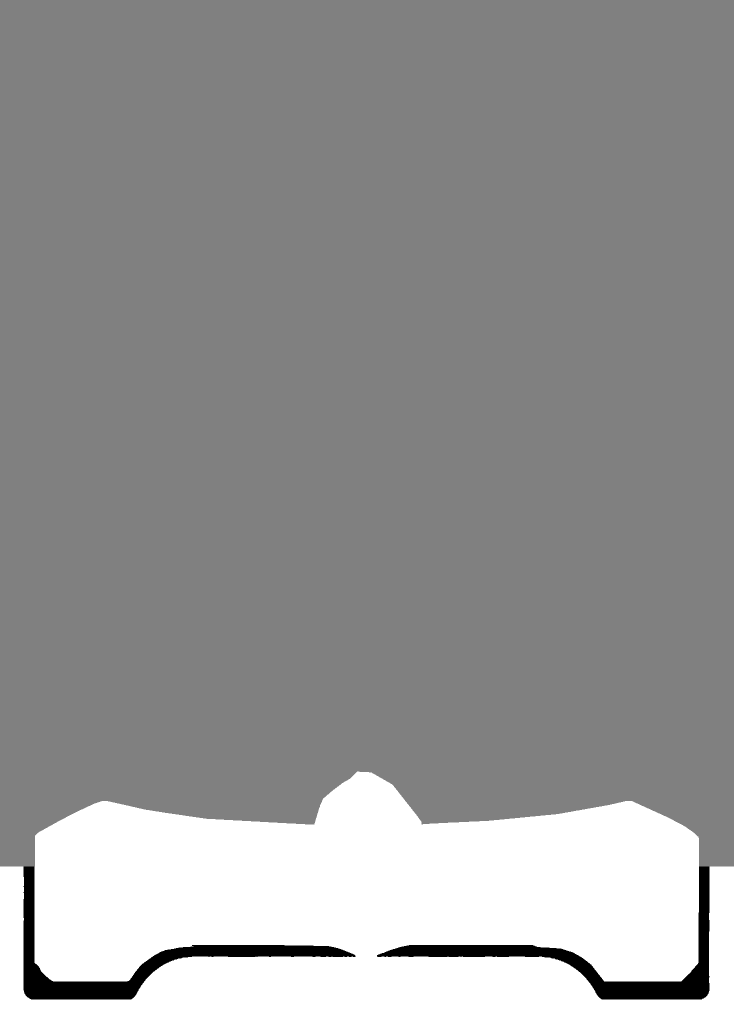
#> input picture frames/ElestralsFullArt.png, 1468 x 2048 px (shown at 1/2 size)
$ python -i elestrals_mask.py   (imports and definitions only)   (older library calls are emulated)
#> lines starting #> are read from the running program, lines starting #| are printed output that depends on the picture; after the words box and inside, x2 and y2 are one past the last pixel; in counts of white or black regions, pixels touching at a corner belong together
#> further down, picture is the input picture: shape (2048, 1468, 3); min 0, max 255, mean 149.6
#!/usr/bin/env python3
"""No-foil mask for a whole card picture with text and a frame printed over the art (Elestrals
full arts; made on one card, Aeolus BS1-097, 1468 x 2048). The matte models fail on such a card
as it is: the text block reads as foreground. So the card is taken apart first:

  1. text and black border by colour rules, no model (`frame_masks`);
  2. the text is painted out of the picture (inpaint) and the picture is regraded (`VARIANTS`);
  3. the rembg models matte the character on that (`RECIPE`), and the parts are joined;
  4. OpenCV matches the bottom frame on this card, including its one, two or three rune
     stones. The detected frame and black credits band are no foil; surrounding art is foil.

Output: 8-bit grey, white = no foil (text, border, bar, character), black = foil.

Usage: elestrals_mask.py frame <card.png> [--out DIR]   steps 1 and 4 only, with overlays; no model, fast
       elestrals_mask.py sweep <card.png> [--out DIR]   every variant x every model, one sheet per model
       elestrals_mask.py build <card.png> [--out DIR]   the mask, with RECIPE
       elestrals_mask.py fixed <card.png>               export the detected layout to FIXED

sweep and build run the segmentation models on the CPU; birefnet-general takes about 10 GB of RAM.
The models are downloaded to ~/.u2net on first use.
"""
import argparse
import gc
import os
import json

import cv2
import numpy as np
from PIL import Image, ImageDraw
from scipy import ndimage as ndi

ROOT = os.path.dirname(os.path.abspath(__file__))
SWEEP_MODELS = ["isnet-anime", "isnet-general-use", "u2net", "birefnet-general-lite",
                "birefnet-general", "birefnet-portrait", "birefnet-massive"]
# (variant, model, threshold) triples whose mattes are joined; chosen from the sweep sheets.
# Aeolus, 2026-10-12, 14 variants x 7 models: the full birefnet-general on the card without its
# text has the whole figure, legs behind the rules text included. Gamma, saturation and contrast
# move its matte by 1 to 2%; a median blur makes every model worse. birefnet-general-lite and
# -massive lose the legs under the text, isnet-anime half the cape, birefnet-portrait everything.
RECIPE = [("notext", "birefnet-general", 128)]

# The fixed mask of the layout: 255 no foil, 0 foil, 128 = not fixed, decided per card.
FIXED = os.path.join(ROOT, "frames", "ElestralsFullArt.png")
# The bottom bar with its gem, white on black: traced by hand by klappec on Aeolus (2026-10-12).
BAR = os.path.join(ROOT, "frames", "ElestralsBarTrace.png")


# [199 lines left out: functions detected_frame, refine_frame_boundary, detected_layout, stat_bar_top, footer_mask, not called in this run]


def card_perimeter(shape):
    """Physical outer margin only; do not flood from it into dark artwork."""
    h, w = shape
    margin = max(1, round(w * .033))
    edge = np.zeros((h, w), bool)
    edge[:margin] = edge[-margin:] = True
    edge[:, :margin] = edge[:, -margin:] = True
    return edge


def disc(r):
    return cv2.getStructuringElement(cv2.MORPH_ELLIPSE, (2 * r + 1, 2 * r + 1))


def grow(mask, r):
    return cv2.dilate(mask.astype(np.uint8), disc(r)).astype(bool)


# [4 lines left out: function fixed_mask, not called in this run]


def title_mask(rgb):
    """Bright, outlined card names in the full-art title band, including their outline.

    Detect individual outlined glyphs rather than protecting a solid rectangle:
    the artwork between letters and inside their counters stays available for foil.
    Coordinates and sizes follow the original 1468 x 2048 full-art layout.
    """
    h, w = rgb.shape[:2]
    scale = w / 1468
    r, g, b = np.moveaxis(rgb.astype(float), -1, 0)
    band = np.zeros((h, w), bool)
    band[round(h * .045):round(h * .125), round(w * .10):round(w * .90)] = True
    bright = band & ((.299 * r + .587 * g + .114 * b) > 120) & (rgb.max(2) > 170)
    # Dark red strokes are not neutral black and were missed by frame_masks.
    outline = ((.299 * r + .587 * g + .114 * b) < 130) | ((r > g * 1.35) & (r > b * 1.25) & (g < 140))
    fill = np.zeros((h, w), bool)
    candidates = [bright, bright & ((.299 * r + .587 * g + .114 * b) > 150),
                  band & (r > 190) & (g > 170) & (r - b > 25) & (g - b > 15),
                  band & ndi.binary_fill_holes(cv2.morphologyEx(outline.astype(np.uint8), cv2.MORPH_CLOSE, disc(2))) & ~outline]
    accepted = []
    for candidate in candidates:
        lab, n = ndi.label(candidate)
        radius = max(1, round(5 * scale))
        for label, bounds in enumerate(ndi.find_objects(lab), 1):
            if bounds is None:
                continue
            ys, xs = bounds
            height, width = ys.stop - ys.start, xs.stop - xs.start
            if not (35 * scale <= height <= 130 * scale and 5 * scale <= width <= 150 * scale
                    and width <= height * 2.8 and .09 * h <= ys.stop <= .12 * h
                    and ys.start >= .058 * h
                    and .078 * h <= (ys.start + ys.stop) / 2 <= .102 * h):
                continue
            ys = slice(max(0, ys.start - radius), min(h, ys.stop + radius))
            xs = slice(max(0, xs.start - radius), min(w, xs.stop + radius))
            glyph = lab[ys, xs] == label
            rim = grow(glyph, radius) & ~glyph
            if glyph.sum() < 65 * scale ** 2 or outline[ys, xs][rim].mean() < .45:
                continue
            accepted.append((xs.start, xs.stop, ys.start, ys.stop, lab, label))
    # A title is a row of neighboring glyphs. Discard isolated stars/props in
    # the title band rather than extending the protection to nearby artwork.
    accepted.sort(key=lambda item: item[0])
    groups = []
    for item in accepted:
        if not groups or item[0] - max(x[1] for x in groups[-1]) > 28 * scale:
            groups.append([])
        groups[-1].append(item)
    if groups:
        group = max(groups, key=lambda items: max(x[1] for x in items) - min(x[0] for x in items))
        for x0, x1, y0, y1, lab, label in group:
            fill[y0:y1, x0:x1] |= lab[y0:y1, x0:x1] == label
    near = grow(fill, max(1, round(5 * scale)))
    return fill | (near & outline)


def frame_masks(rgb):
    """Text, border and the area to paint out for the models (the letters whole, 9 px around
    their fill) as boolean masks. Numbers are for a 1468 x 2048 card."""
    mx = rgb.max(2).astype(int)
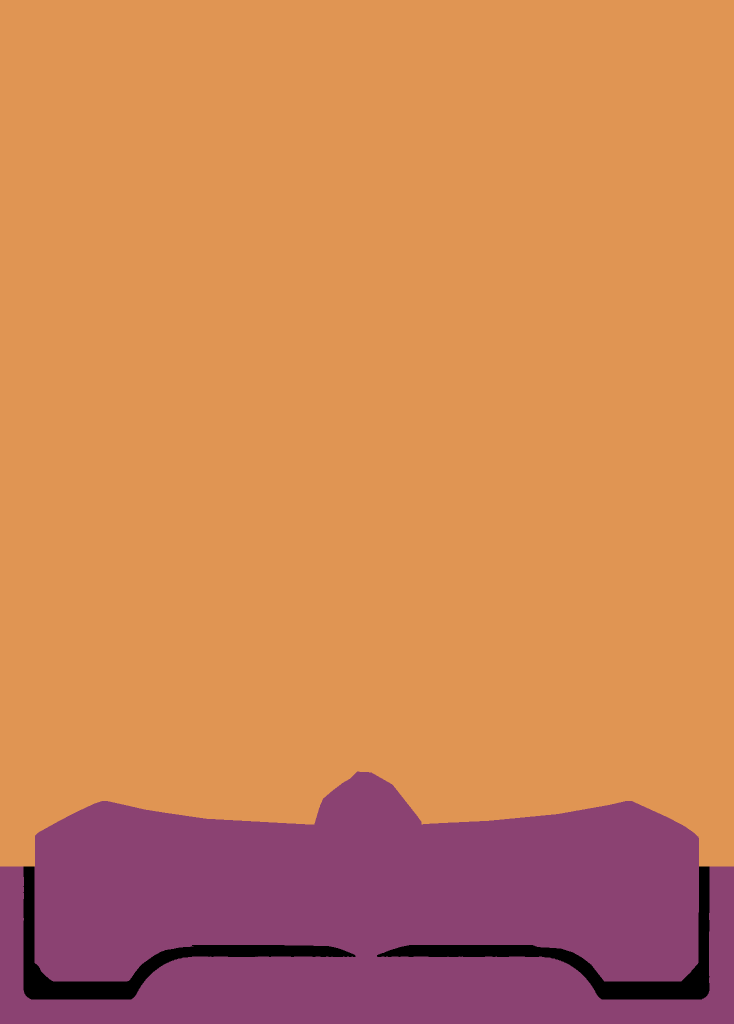
#> mx: shape (2048, 1468) int64 (shown at 1/2 size); 3 distinct labels, from 0 to 255; one colour per label, 0 black
    sat = mx - rgb.min(2).astype(int)
#> sat: shape (2048, 1468) int64; every value is 0

    # text: a white patch whose rim is black. Clouds and stars are as white, but sit on colour.
    white = (rgb.min(2) > 160) & (sat < 60)
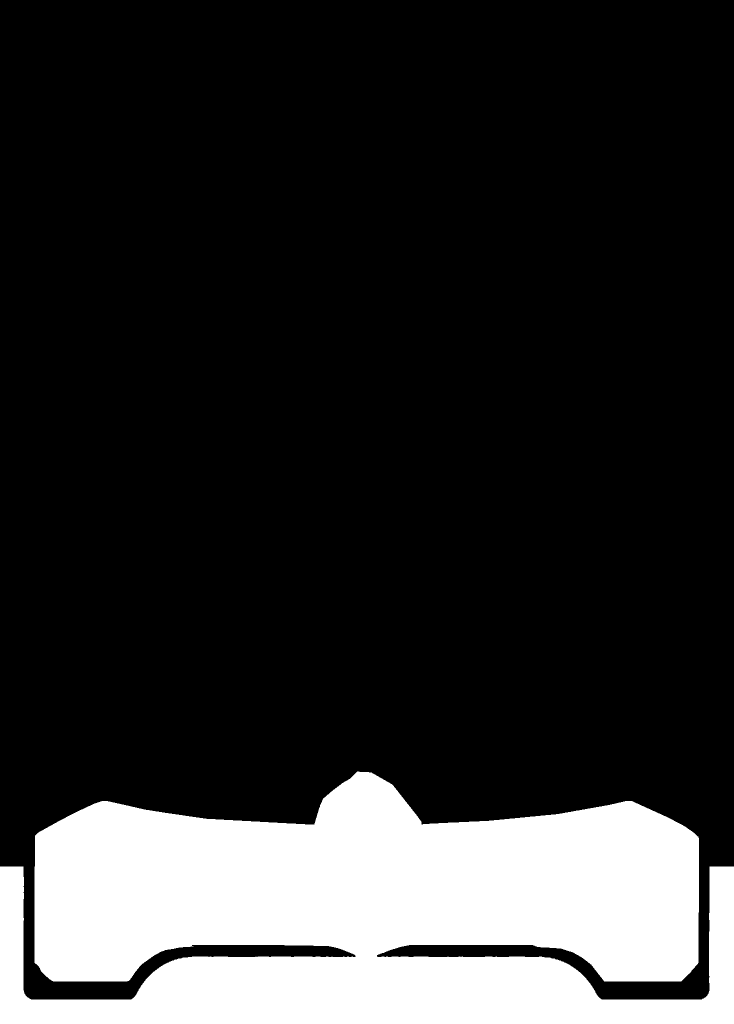
#> white: shape (2048, 1468) bool (shown at 1/2 size); 18.6% white; 1 white region, box (x1, y1, x2, y2) and area: (0, 1543, 1468, 2048) 560103
    dark = (mx < 70) & (sat < 60)
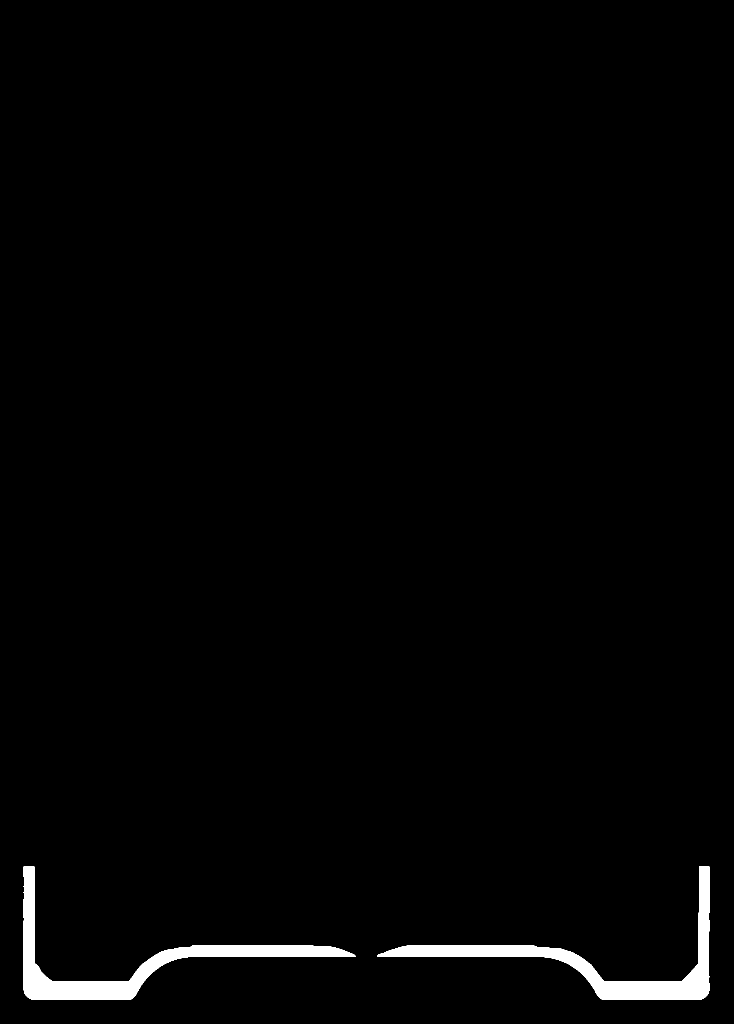
#> dark: shape (2048, 1468) bool (shown at 1/2 size); 1.6% white; 2 white regions, box (x1, y1, x2, y2) and area: (47, 1733, 711, 1999) 23993, (754, 1733, 1419, 1999) 23850
    lab, n = ndi.label(white)
#> n = 1
    idx = np.arange(1, n + 1)
#> idx = [1]
    rim = ndi.grey_dilation(lab, footprint=disc(3)) * ~white      # each patch's 3 px rim, labelled
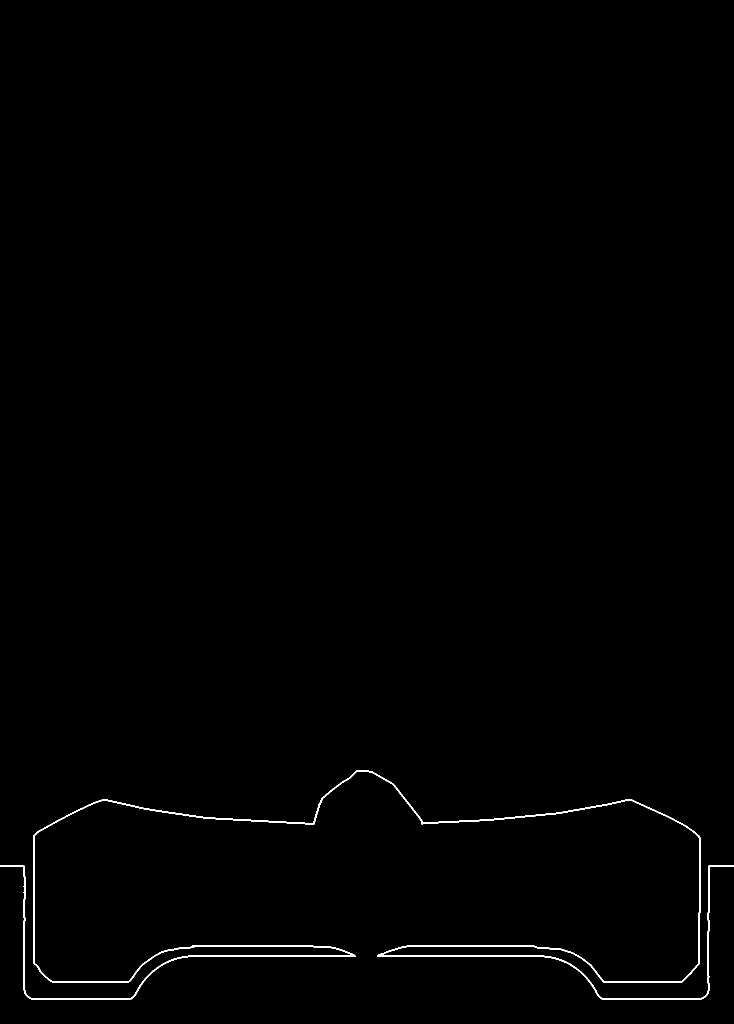
#> rim: shape (2048, 1468) int32 (shown at 1/2 size); values 0 (black) and 1 (white), 0.53% white; 1 white region, box (x1, y1, x2, y2) and area: (0, 1540, 1468, 1999) 15902
    rim_n = np.maximum(ndi.sum(rim > 0, rim, idx), 1)
#> rim_n = [15902]
    size = ndi.sum(white, lab, idx)
#> size = [560103]
    keep = (size > 25) & (size < 8000) & (ndi.sum(dark, rim, idx) / rim_n > 0.35)
#> keep = [False]
    # with the outline and its glow: the dark within 7 px. What shows through a letter (the
    # middle of an o) is art and stays foil (klappec, 2026-10-12).
    fill = np.isin(lab, idx[keep])
#> fill: shape (2048, 1468) bool; every value is 0
    text = cv2.morphologyEx((fill | (grow(fill, 7) & (mx < 110))).astype(np.uint8), cv2.MORPH_CLOSE, disc(2)).astype(bool)
    title = title_mask(rgb)
#> the loop in title_mask, `for candidate in candidates:` made 4 passes
#> after the loop in title_mask, `for candidate in candidates:`: accepted = []
    text |= title

    # border: black that reaches the edge of the picture
    lab, _ = ndi.label(mx < 20)
#> lab: shape (2048, 1468) int32; 3 distinct labels, from 0 to 2
    edge = np.unique(np.concatenate([lab[0], lab[-1], lab[:, 0], lab[:, -1]]))
#> edge = [0]
    border = np.isin(lab, edge[edge > 0]) & card_perimeter(rgb.shape[:2])
    return text, border, grow(fill, 9) | grow(title, 2)


def painted_out(rgb, area):
    """The card without its text, for the models."""
    return cv2.inpaint(rgb, area.astype(np.uint8) * 255, 9, cv2.INPAINT_TELEA)


# [24 lines left out: function subject_correction, not called in this run]


def gamma(g):
    return lambda a: (255 * (a / 255.0) ** g).astype(np.uint8)


def contrast(c):
    return lambda a: np.clip((a.astype(float) - 128) * c + 128, 0, 255).astype(np.uint8)


def smooth(a):
    """Median blur: takes the printed foil specks and small stars out of the background."""
    return cv2.medianBlur(a, 15)


def saturate(s):
    # [4 lines left out: function f, not called in this run]
    return f


# [4 lines left out: function clahe, not called in this run]


# every variant starts from the card with the text painted out, except "raw"
VARIANTS = {
    "raw": None,
    "notext": lambda a: a,
    "smooth": smooth,
    "gamma0.6": gamma(0.6),
    "gamma1.6": gamma(1.6),
    "gamma2.2": gamma(2.2),
    "contrast1.5": contrast(1.5),
    "smooth+gamma1.6": lambda a: gamma(1.6)(smooth(a)),
    "smooth+contrast1.5": lambda a: contrast(1.5)(smooth(a)),
    "saturate2": saturate(2.0),
    "clahe": clahe,
    # "noframe...": border and bar painted over with the art's median colour first
    "noframe": lambda a: a,
    "noframe+smooth": smooth,
    "noframe+gamma1.6": gamma(1.6),
}


# [142 lines left out: functions variant, overlay, model_masks, sheet, main, not called in this run]


# [2 lines not run here, left out]

>>> import cv2
>>> picture = cv2.cvtColor(cv2.imread('frames/ElestralsFullArt.png'), cv2.COLOR_BGR2RGB)
>>> result = frame_masks(picture)
